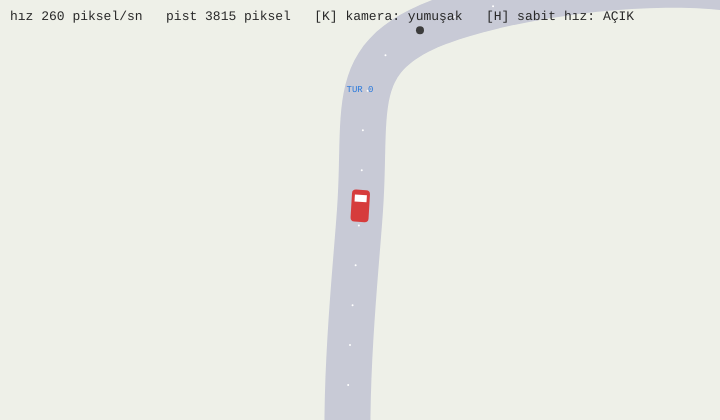
Frame 1 (no input)
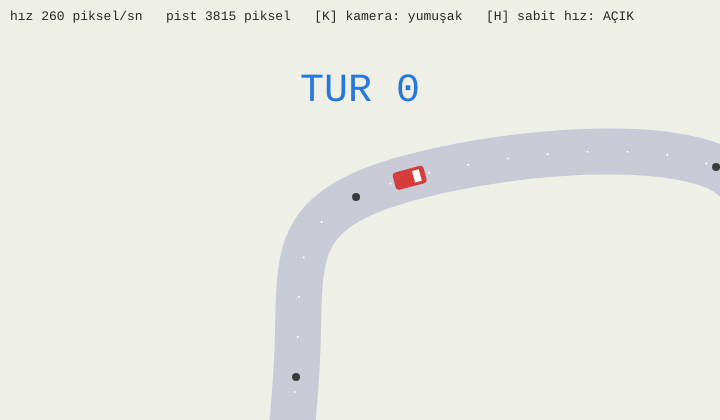
Frame 60 (no input)
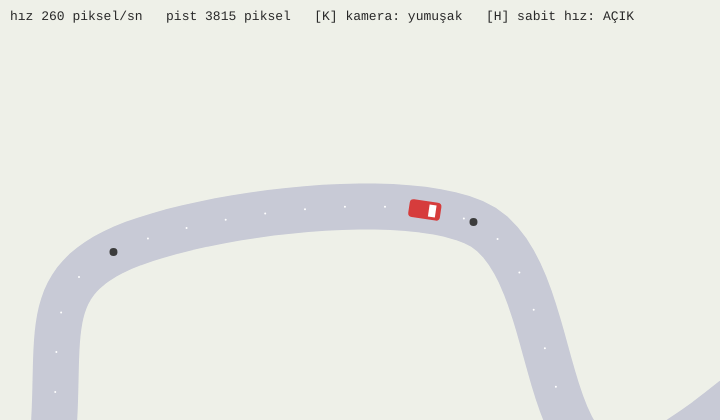
Frame 120 (the mouse pressed at the canvas centre since frame 60)

The p5.js sketch that drew these frames (run headless with seeded random() and noise() and a simulated clock; from frame 60 on, the mouse is pressed at the canvas centre):

// p5.js sketch
// ── sketch.js
// Pist, araba ve kamera — Catmull–Rom eğrisi, yay uzunluğu tablosu, kare hızından bağımsız kamera, yumuşatma (p5.js)
const NOKTALAR = [[200, 300], [260, 120], [620, 90], [760, 330], [1080, 140], [1420, 220], [1380, 620], [1040, 760],
                  [820, 560], [520, 780], [220, 700]];             // pistin geçtiği noktalar (dünya koordinatı)
const DUNYA_W = 1600, DUNYA_H = 900, ORNEK = 24;                   // her parçada 24 örnek
let tablo = [0], toplam = 0;                                       // yay uzunluğu tablosu
let yol = 0, hiz = 260, tur = 0, turAni = -9;                      // araba: pist boyunca gidilen mesafe (piksel)
let kamera = { x: 200, y: 300 }, yumusakKamera = true, sabitHiz = true;

// ---------- temel taşlar ----------
const lerpS = (a, b, t) => a + (b - a) * t;
function catmull(p0, p1, p2, p3, t) {                              // p1 ile p2 arasında; p0 ve p3 komşular
  return 0.5 * (2 * p1 + (-p0 + p2) * t + (2 * p0 - 5 * p1 + 4 * p2 - p3) * t * t + (-p0 + 3 * p1 - 3 * p2 + p3) * t * t * t);
}
function pistNoktasi(u) {                                          // u: 0 .. nokta sayısı (kapalı pist)
  const n = NOKTALAR.length, i = floor(u) % n, t = u - floor(u), al = k => NOKTALAR[((i + k) % n + n) % n];
  return [catmull(al(-1)[0], al(0)[0], al(1)[0], al(2)[0], t), catmull(al(-1)[1], al(0)[1], al(1)[1], al(2)[1], t)];
}
function tabloyuKur() {                                            // eğriyi küçük doğrulara böl, uzunlukları biriktir
  const N = NOKTALAR.length * ORNEK; let onceki = pistNoktasi(0);
  for (let k = 1; k <= N; k++) {
    const p = pistNoktasi(k / ORNEK);
    tablo.push(tablo[k - 1] + dist(p[0], p[1], onceki[0], onceki[1])); onceki = p;
  }
  toplam = tablo[N];
}
function mesafedenU(s) {                                           // "pistin s'inci pikseli hangi u?" → ikili arama
  let alt = 0, ust = tablo.length - 1;
  while (ust - alt > 1) { const orta = (alt + ust) >> 1; if (tablo[orta] <= s) alt = orta; else ust = orta; }
  return (alt + (s - tablo[alt]) / (tablo[ust] - tablo[alt])) / ORNEK;
}
const yaklas = (x, hedef, yariOmur, dt) => lerpS(x, hedef, 1 - pow(2, -dt / yariOmur));   // kare hızından bağımsız
const tasipDon = t => 1 + 2.70158 * pow(t - 1, 3) + 1.70158 * pow(t - 1, 2);              // "back" yumuşatması

function setup() { createCanvas(720, 420); textFont('monospace', 13); tabloyuKur(); }

function keyPressed() {
  if (key === 'k' || key === 'K') yumusakKamera = !yumusakKamera;
  if (key === 'h' || key === 'H') sabitHiz = !sabitHiz;
}

function draw() {
  const dt = min(deltaTime / 1000, 0.05);
  hiz = constrain(hiz + ((keyIsDown(87) ? 1 : 0) - (keyIsDown(83) ? 1 : 0)) * 300 * dt, 60, 700);
  yol += hiz * dt;
  if (yol >= toplam) { yol -= toplam; tur++; turAni = millis(); }

  // arabanın yeri: sabit hızda tablo üzerinden; değilse u doğrudan mesafeyle orantılı (hız dalgalanır)
  const u = sabitHiz ? mesafedenU(yol) : yol / toplam * NOKTALAR.length;
  const [ax, ay] = pistNoktasi(u), [bx, by] = pistNoktasi(u + 0.02);

  // kamera: arabaya doğru yumuşakça yaklaş (ya da sert yapış)
  kamera.x = yumusakKamera ? yaklas(kamera.x, ax, 0.18, dt) : ax;
  kamera.y = yumusakKamera ? yaklas(kamera.y, ay, 0.18, dt) : ay;

  background(238, 240, 232);
  push(); translate(width / 2 - kamera.x, height / 2 - kamera.y);  // dünyayı kameraya göre kaydır
  stroke(200, 202, 214); strokeWeight(46); noFill(); beginShape();
  for (let k = 0; k <= NOKTALAR.length * ORNEK; k++) vertex(...pistNoktasi(k / ORNEK)); endShape();
  stroke(255); strokeWeight(2); for (let s = 0; s < toplam; s += 40) point(...pistNoktasi(mesafedenU(s)));   // eşit aralıklı şerit
  noStroke(); fill(60); NOKTALAR.forEach(p => circle(p[0], p[1], 8));
  translate(ax, ay); rotate(atan2(by - ay, bx - ax)); fill(214, 60, 60); rect(-16, -9, 32, 18, 4); fill(255); rect(4, -6, 7, 12);
  pop();

  // tur yazısı: 0,5 saniyede "taşıp dönerek" büyür
  const gecen = (millis() - turAni) / 1000;
  if (gecen < 1.6) { const o = tasipDon(constrain(gecen / 0.5, 0, 1)); push(); translate(width / 2, 90); scale(o); textAlign(CENTER, CENTER); textSize(40); fill(40, 120, 220); noStroke(); text('TUR ' + tur, 0, 0); pop(); }
  fill(40); noStroke(); textSize(13); textAlign(LEFT, BASELINE);
  text(`hız ${hiz.toFixed(0)} piksel/sn   pist ${toplam.toFixed(0)} piksel   [K] kamera: ${yumusakKamera ? 'yumuşak' : 'sert'}   [H] sabit hız: ${sabitHiz ? 'AÇIK' : 'kapalı'}`, 10, 20);
}
